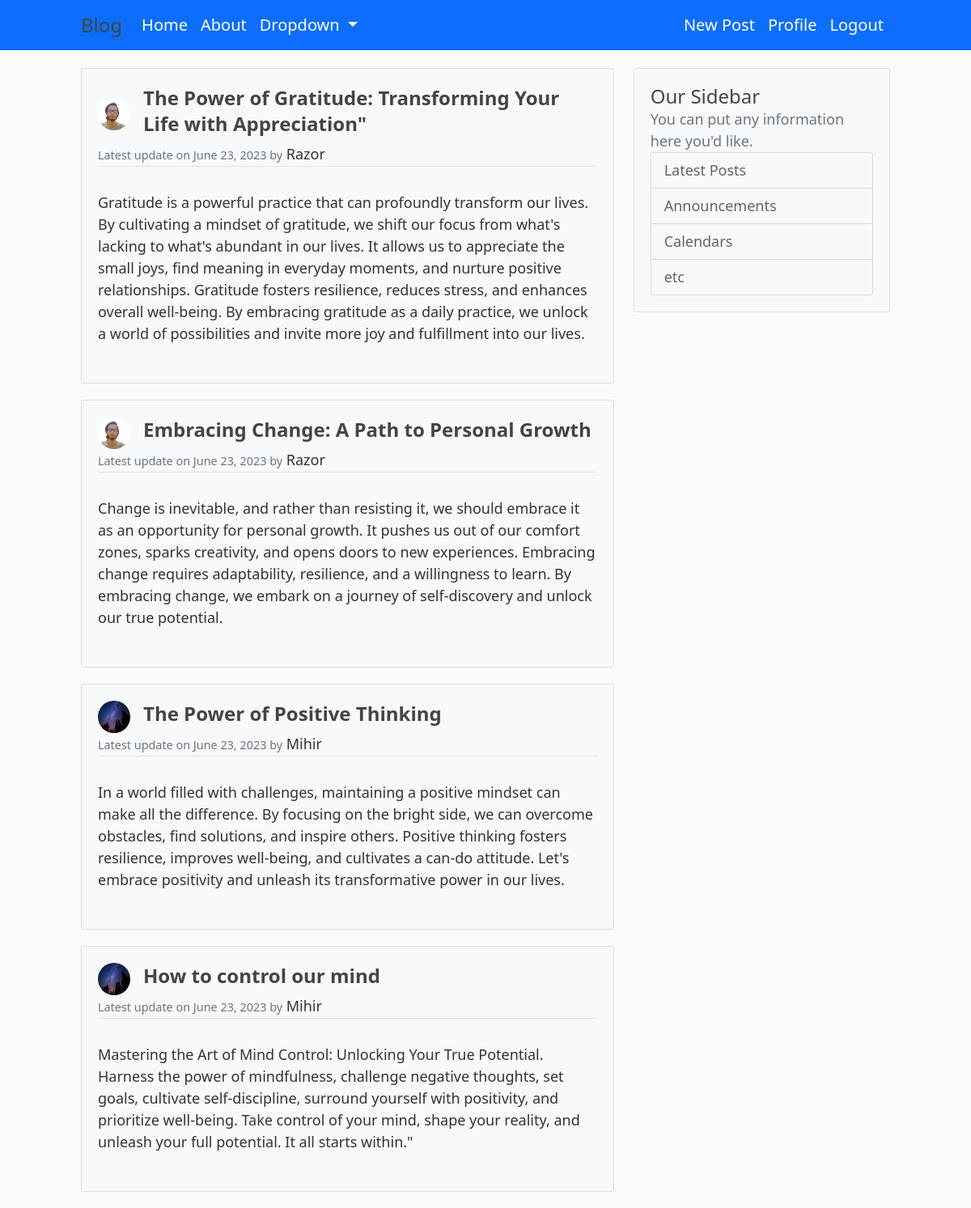
The app's page / (signed in) with its own data.
### blog/models.py (models this page shows, shortened)
class Post(models.Model):
    title = models.CharField(max_length=10000)
    content = models.TextField()
    date_posted = models.DateTimeField(default=timezone.now)
    author = models.ForeignKey(User,on_delete=models.CASCADE)

### users/models.py (models this page shows, shortened)
class Profile(models.Model):
    user = models.OneToOneField(User,on_delete=models.CASCADE)
    image = models.ImageField(default='default.jpg',upload_to='profile_pics')

### blog/views.py (the view)
# urls.py: path('',PostListView.as_view(), name='blog-home'),
class PostListView(ListView):
    model = Post
    template_name = 'blog/home.html' #<app>/<model>_<viewtype>.html
    context_object_name = 'posts'
    ordering = ['-date_posted']
    paginate_by =  5

### blog/templates/blog/home.html (shortened to what this page needs)
{% extends "blog/base.html" %}
{% block content %}
{% for post in posts %}
<article class="media content-section instagram-post">
    <div class="media-body">
        <div class="flex items-center">
            <img class="rounded-circle article-img mr-3" src="{{ post.author.profile.image.url }}" alt="" style="width: 40px; height: 40px;">
            <div class="article-title">
                <h2 class="font-bold text-2xl mb-2"><a href="{% url 'post-detail' post.id %}">{{ post.title }}</a></h2>
            </div>
        </div>
        <div class="article-metadata">
            <small class="text-muted">Latest update on {{ post.date_posted|date:"F d, Y" }} by</small>
            <a class="mr-2" href="{% url 'user-posts' post.author.username %}">{{ post.author }}</a>
        </div>
        <div class="article-content">
            <p>{{ post.content }}</p>
        </div>
    </div>
</article>
{% endfor %}
{% endblock content %}

### blog/static/blog/main.css (style rules this page uses)
body { background: #fafafa; color: #333333; margin-top: 5rem; }
h1, h2, h3, h4, h5, h6 { color: #444444; }
.content-section { background: #ffffff; padding: 10px 20px; border: 1px solid #dddddd; border-radius: 3px; margin-bottom: 20px; }
.article-title { color: #444444; }
.article-content { white-space: pre-line; }
.article-img { height: 65px; width: 65px; margin-right: 16px; }
.article-metadata { padding-bottom: 1px; margin-bottom: 4px; border-bottom: 1px solid #e3e3e3 }

### blog/templates/blog/base.html (style rules this page uses)
body { margin-top: 5%; font-size: 18px; color: #333; }
.content-section { background-color: #f8f9fa; padding: 20px; }

### records on screen
Post: author.profile.image (picture), title "The Power of Gratitude: Transforming Your Life with Appreciation\"", date_posted "June 23, 2023", author "Razor", content "Gratitude is a powerful practice that can profoundly transform our lives. By cultivating a mindset of gratitude, we shift our focus from what's lacking to what's abundant in our lives. It allows us to appreciate the small joys, find meaning in everyday moments, and nurture positive relationships. Gratitude fosters resilience, reduces stress, and enhances overall well-being. By embracing gratitude as a daily practice, we unlock a world of possibilities and invite more joy and fulfillment into our lives."
Post: author.profile.image (picture), title "Embracing Change: A Path to Personal Growth", date_posted "June 23, 2023", author "Razor", content "Change is inevitable, and rather than resisting it, we should embrace it as an opportunity for personal growth. It pushes us out of our comfort zones, sparks creativity, and opens doors to new experiences. Embracing change requires adaptability, resilience, and a willingness to learn. By embracing change, we embark on a journey of self-discovery and unlock our true potential."
Post: author.profile.image (placeholder picture), title "The Power of Positive Thinking", date_posted "June 23, 2023", author "Mihir", content "In a world filled with challenges, maintaining a positive mindset can make all the difference. By focusing on the bright side, we can overcome obstacles, find solutions, and inspire others. Positive thinking fosters resilience, improves well-being, and cultivates a can-do attitude. Let's embrace positivity and unleash its transformative power in our lives."
Post: author.profile.image (placeholder picture), title "How to control our mind", date_posted "June 23, 2023", author "Mihir", content "Mastering the Art of Mind Control: Unlocking Your True Potential. Harness the power of mindfulness, challenge negative thoughts, set goals, cultivate self-discipline, surround yourself with positivity, and prioritize well-being. Take control of your mind, shape your reality, and unleash your full potential. It all starts within.\""
